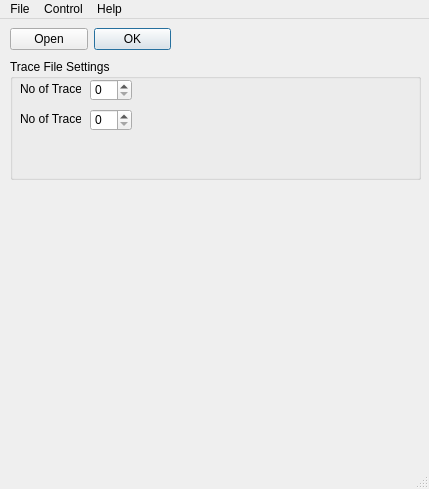
<?xml version="1.0" encoding="UTF-8"?>
<ui version="4.0">
 <class>MainWindow</class>
 <widget class="QMainWindow" name="MainWindow">
  <property name="geometry">
   <rect>
    <x>0</x>
    <y>0</y>
    <width>429</width>
    <height>489</height>
   </rect>
  </property>
  <property name="windowTitle">
   <string>MainWindow</string>
  </property>
  <widget class="QWidget" name="centralwidget">
   <widget class="QDialogButtonBox" name="buttonBox">
    <property name="geometry">
     <rect>
      <x>10</x>
      <y>0</y>
      <width>161</width>
      <height>41</height>
     </rect>
    </property>
    <property name="layoutDirection">
     <enum>Qt::RightToLeft</enum>
    </property>
    <property name="orientation">
     <enum>Qt::Horizontal</enum>
    </property>
    <property name="standardButtons">
     <set>QDialogButtonBox::Ok|QDialogButtonBox::Open</set>
    </property>
   </widget>
   <widget class="QGroupBox" name="groupBox">
    <property name="geometry">
     <rect>
      <x>10</x>
      <y>40</y>
      <width>411</width>
      <height>121</height>
     </rect>
    </property>
    <property name="title">
     <string>Trace File Settings</string>
    </property>
    <widget class="QSpinBox" name="spinBox">
     <property name="geometry">
      <rect>
       <x>80</x>
       <y>20</y>
       <width>42</width>
       <height>22</height>
      </rect>
     </property>
    </widget>
    <widget class="QLabel" name="label">
     <property name="geometry">
      <rect>
       <x>10</x>
       <y>20</y>
       <width>61</width>
       <height>20</height>
      </rect>
     </property>
     <property name="text">
      <string>No of Traces</string>
     </property>
    </widget>
    <widget class="QLabel" name="label_2">
     <property name="geometry">
      <rect>
       <x>10</x>
       <y>50</y>
       <width>61</width>
       <height>20</height>
      </rect>
     </property>
     <property name="text">
      <string>No of Traces</string>
     </property>
    </widget>
    <widget class="QSpinBox" name="spinBox_2">
     <property name="geometry">
      <rect>
       <x>80</x>
       <y>50</y>
       <width>42</width>
       <height>22</height>
      </rect>
     </property>
    </widget>
   </widget>
  </widget>
  <widget class="QMenuBar" name="menubar">
   <property name="geometry">
    <rect>
     <x>0</x>
     <y>0</y>
     <width>429</width>
     <height>21</height>
    </rect>
   </property>
   <property name="defaultUp">
    <bool>false</bool>
   </property>
   <widget class="QMenu" name="menuFile">
    <property name="title">
     <string>File</string>
    </property>
    <addaction name="actionOpen_Trace"/>
    <addaction name="separator"/>
    <addaction name="actionClose"/>
   </widget>
   <widget class="QMenu" name="menuControl">
    <property name="title">
     <string>Control</string>
    </property>
    <addaction name="actionCompute"/>
   </widget>
   <widget class="QMenu" name="menuHelp">
    <property name="title">
     <string>Help</string>
    </property>
    <addaction name="actionAbout"/>
   </widget>
   <addaction name="menuFile"/>
   <addaction name="menuControl"/>
   <addaction name="menuHelp"/>
  </widget>
  <widget class="QStatusBar" name="statusbar"/>
  <action name="actionOpen_Trace">
   <property name="text">
    <string>Open Trace</string>
   </property>
  </action>
  <action name="actionClose">
   <property name="text">
    <string>Close</string>
   </property>
  </action>
  <action name="actionCompute">
   <property name="text">
    <string>Compute</string>
   </property>
  </action>
  <action name="actionAbout">
   <property name="text">
    <string>About</string>
   </property>
  </action>
 </widget>
 <resources/>
 <connections/>
</ui>
